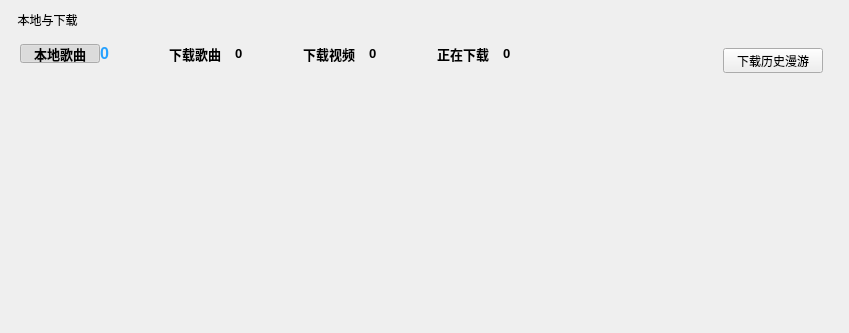
<?xml version="1.0" encoding="UTF-8"?>
<ui version="4.0">
 <class>LocalDownload</class>
 <widget class="QWidget" name="LocalDownload">
  <property name="geometry">
   <rect>
    <x>0</x>
    <y>0</y>
    <width>849</width>
    <height>333</height>
   </rect>
  </property>
  <property name="windowTitle">
   <string>LocalDownload</string>
  </property>
  <layout class="QVBoxLayout" name="verticalLayout">
   <item>
    <widget class="QLabel" name="local_download_label">
     <property name="font">
      <font>
       <bold>false</bold>
      </font>
     </property>
     <property name="text">
      <string>  本地与下载</string>
     </property>
    </widget>
   </item>
   <item>
    <widget class="QWidget" name="guide_widget" native="true">
     <layout class="QHBoxLayout" name="horizontalLayout_12">
      <property name="rightMargin">
       <number>15</number>
      </property>
      <item>
       <layout class="QVBoxLayout" name="verticalLayout_11">
        <property name="spacing">
         <number>2</number>
        </property>
        <item>
         <layout class="QHBoxLayout" name="horizontalLayout_7">
          <property name="spacing">
           <number>0</number>
          </property>
          <item>
           <widget class="QPushButton" name="local_music_pushButton">
            <property name="sizePolicy">
             <sizepolicy hsizetype="Preferred" vsizetype="Fixed">
              <horstretch>0</horstretch>
              <verstretch>0</verstretch>
             </sizepolicy>
            </property>
            <property name="minimumSize">
             <size>
              <width>75</width>
              <height>18</height>
             </size>
            </property>
            <property name="font">
             <font>
              <family>Microsoft YaHei UI</family>
              <pointsize>10</pointsize>
              <bold>true</bold>
             </font>
            </property>
            <property name="cursor">
             <cursorShape>PointingHandCursor</cursorShape>
            </property>
            <property name="text">
             <string>本地歌曲</string>
            </property>
            <property name="checkable">
             <bool>true</bool>
            </property>
            <property name="checked">
             <bool>true</bool>
            </property>
            <property name="autoExclusive">
             <bool>true</bool>
            </property>
            <property name="flat">
             <bool>true</bool>
            </property>
           </widget>
          </item>
          <item>
           <widget class="QLabel" name="local_music_number_label">
            <property name="font">
             <font>
              <pointsize>-1</pointsize>
              <bold>true</bold>
             </font>
            </property>
            <property name="cursor">
             <cursorShape>PointingHandCursor</cursorShape>
            </property>
            <property name="styleSheet">
             <string notr="true">color:#26a1ff;font-size:16px;font-weight:bold;</string>
            </property>
            <property name="text">
             <string>0</string>
            </property>
           </widget>
          </item>
         </layout>
        </item>
        <item>
         <widget class="QLabel" name="idx1_lab">
          <property name="sizePolicy">
           <sizepolicy hsizetype="Preferred" vsizetype="Fixed">
            <horstretch>0</horstretch>
            <verstretch>0</verstretch>
           </sizepolicy>
          </property>
          <property name="minimumSize">
           <size>
            <width>25</width>
            <height>0</height>
           </size>
          </property>
          <property name="maximumSize">
           <size>
            <width>16777215</width>
            <height>12</height>
           </size>
          </property>
          <property name="styleSheet">
           <string notr="true">padding-top:0px;
margin-top:0px;</string>
          </property>
          <property name="text">
           <string/>
          </property>
          <property name="scaledContents">
           <bool>false</bool>
          </property>
          <property name="alignment">
           <set>Qt::AlignCenter</set>
          </property>
         </widget>
        </item>
       </layout>
      </item>
      <item>
       <spacer name="hs13">
        <property name="orientation">
         <enum>Qt::Horizontal</enum>
        </property>
        <property name="sizeType">
         <enum>QSizePolicy::Fixed</enum>
        </property>
        <property name="sizeHint" stdset="0">
         <size>
          <width>40</width>
          <height>20</height>
         </size>
        </property>
       </spacer>
      </item>
      <item>
       <layout class="QVBoxLayout" name="verticalLayout_12">
        <property name="spacing">
         <number>2</number>
        </property>
        <item>
         <layout class="QHBoxLayout" name="horizontalLayout_8">
          <property name="spacing">
           <number>0</number>
          </property>
          <item>
           <widget class="QPushButton" name="downloaded_music_pushButton">
            <property name="sizePolicy">
             <sizepolicy hsizetype="Preferred" vsizetype="Fixed">
              <horstretch>0</horstretch>
              <verstretch>0</verstretch>
             </sizepolicy>
            </property>
            <property name="minimumSize">
             <size>
              <width>75</width>
              <height>18</height>
             </size>
            </property>
            <property name="font">
             <font>
              <family>Microsoft YaHei UI</family>
              <pointsize>10</pointsize>
              <bold>true</bold>
             </font>
            </property>
            <property name="cursor">
             <cursorShape>PointingHandCursor</cursorShape>
            </property>
            <property name="text">
             <string>下载歌曲</string>
            </property>
            <property name="checkable">
             <bool>true</bool>
            </property>
            <property name="checked">
             <bool>false</bool>
            </property>
            <property name="autoExclusive">
             <bool>true</bool>
            </property>
            <property name="flat">
             <bool>true</bool>
            </property>
           </widget>
          </item>
          <item>
           <widget class="QLabel" name="downloaded_music_number_label">
            <property name="font">
             <font>
              <pointsize>10</pointsize>
              <bold>true</bold>
             </font>
            </property>
            <property name="cursor">
             <cursorShape>PointingHandCursor</cursorShape>
            </property>
            <property name="text">
             <string>0</string>
            </property>
           </widget>
          </item>
         </layout>
        </item>
        <item>
         <widget class="QLabel" name="idx2_lab">
          <property name="sizePolicy">
           <sizepolicy hsizetype="Preferred" vsizetype="Fixed">
            <horstretch>0</horstretch>
            <verstretch>0</verstretch>
           </sizepolicy>
          </property>
          <property name="maximumSize">
           <size>
            <width>16777215</width>
            <height>12</height>
           </size>
          </property>
          <property name="styleSheet">
           <string notr="true">padding-top:0px;
margin-top:0px;</string>
          </property>
          <property name="text">
           <string/>
          </property>
          <property name="scaledContents">
           <bool>false</bool>
          </property>
          <property name="alignment">
           <set>Qt::AlignCenter</set>
          </property>
         </widget>
        </item>
       </layout>
      </item>
      <item>
       <spacer name="hs14">
        <property name="orientation">
         <enum>Qt::Horizontal</enum>
        </property>
        <property name="sizeType">
         <enum>QSizePolicy::Fixed</enum>
        </property>
        <property name="sizeHint" stdset="0">
         <size>
          <width>40</width>
          <height>20</height>
         </size>
        </property>
       </spacer>
      </item>
      <item>
       <layout class="QVBoxLayout" name="verticalLayout_14">
        <property name="spacing">
         <number>2</number>
        </property>
        <item>
         <layout class="QHBoxLayout" name="horizontalLayout_10">
          <property name="spacing">
           <number>0</number>
          </property>
          <item>
           <widget class="QPushButton" name="downloaded_video_pushButton">
            <property name="sizePolicy">
             <sizepolicy hsizetype="Preferred" vsizetype="Fixed">
              <horstretch>0</horstretch>
              <verstretch>0</verstretch>
             </sizepolicy>
            </property>
            <property name="minimumSize">
             <size>
              <width>75</width>
              <height>18</height>
             </size>
            </property>
            <property name="font">
             <font>
              <family>Microsoft YaHei UI</family>
              <pointsize>10</pointsize>
              <bold>true</bold>
             </font>
            </property>
            <property name="cursor">
             <cursorShape>PointingHandCursor</cursorShape>
            </property>
            <property name="text">
             <string>下载视频</string>
            </property>
            <property name="checkable">
             <bool>true</bool>
            </property>
            <property name="checked">
             <bool>false</bool>
            </property>
            <property name="autoExclusive">
             <bool>true</bool>
            </property>
            <property name="flat">
             <bool>true</bool>
            </property>
           </widget>
          </item>
          <item>
           <widget class="QLabel" name="downloaded_video_number_label">
            <property name="font">
             <font>
              <pointsize>10</pointsize>
              <bold>true</bold>
             </font>
            </property>
            <property name="cursor">
             <cursorShape>PointingHandCursor</cursorShape>
            </property>
            <property name="text">
             <string>0</string>
            </property>
           </widget>
          </item>
         </layout>
        </item>
        <item>
         <widget class="QLabel" name="idx3_lab">
          <property name="sizePolicy">
           <sizepolicy hsizetype="Preferred" vsizetype="Fixed">
            <horstretch>0</horstretch>
            <verstretch>0</verstretch>
           </sizepolicy>
          </property>
          <property name="maximumSize">
           <size>
            <width>16777215</width>
            <height>12</height>
           </size>
          </property>
          <property name="styleSheet">
           <string notr="true">padding-top:0px;
margin-top:0px;</string>
          </property>
          <property name="text">
           <string/>
          </property>
          <property name="scaledContents">
           <bool>false</bool>
          </property>
          <property name="alignment">
           <set>Qt::AlignCenter</set>
          </property>
         </widget>
        </item>
       </layout>
      </item>
      <item>
       <spacer name="hs15">
        <property name="orientation">
         <enum>Qt::Horizontal</enum>
        </property>
        <property name="sizeType">
         <enum>QSizePolicy::Fixed</enum>
        </property>
        <property name="sizeHint" stdset="0">
         <size>
          <width>40</width>
          <height>20</height>
         </size>
        </property>
       </spacer>
      </item>
      <item>
       <layout class="QVBoxLayout" name="verticalLayout_13">
        <property name="spacing">
         <number>2</number>
        </property>
        <item>
         <layout class="QHBoxLayout" name="horizontalLayout_11">
          <property name="spacing">
           <number>0</number>
          </property>
          <item>
           <widget class="QPushButton" name="downloading_pushButton">
            <property name="sizePolicy">
             <sizepolicy hsizetype="Preferred" vsizetype="Fixed">
              <horstretch>0</horstretch>
              <verstretch>0</verstretch>
             </sizepolicy>
            </property>
            <property name="minimumSize">
             <size>
              <width>75</width>
              <height>18</height>
             </size>
            </property>
            <property name="font">
             <font>
              <family>Microsoft YaHei UI</family>
              <pointsize>10</pointsize>
              <bold>true</bold>
             </font>
            </property>
            <property name="cursor">
             <cursorShape>PointingHandCursor</cursorShape>
            </property>
            <property name="text">
             <string>正在下载</string>
            </property>
            <property name="checkable">
             <bool>true</bool>
            </property>
            <property name="checked">
             <bool>false</bool>
            </property>
            <property name="autoExclusive">
             <bool>true</bool>
            </property>
            <property name="flat">
             <bool>true</bool>
            </property>
           </widget>
          </item>
          <item>
           <widget class="QLabel" name="downloading_number_label">
            <property name="font">
             <font>
              <pointsize>10</pointsize>
              <bold>true</bold>
             </font>
            </property>
            <property name="cursor">
             <cursorShape>PointingHandCursor</cursorShape>
            </property>
            <property name="text">
             <string>0</string>
            </property>
           </widget>
          </item>
         </layout>
        </item>
        <item>
         <widget class="QLabel" name="idx4_lab">
          <property name="sizePolicy">
           <sizepolicy hsizetype="Preferred" vsizetype="Fixed">
            <horstretch>0</horstretch>
            <verstretch>0</verstretch>
           </sizepolicy>
          </property>
          <property name="maximumSize">
           <size>
            <width>16777215</width>
            <height>12</height>
           </size>
          </property>
          <property name="styleSheet">
           <string notr="true">padding-top:0px;
margin-top:0px;</string>
          </property>
          <property name="text">
           <string/>
          </property>
          <property name="scaledContents">
           <bool>false</bool>
          </property>
          <property name="alignment">
           <set>Qt::AlignCenter</set>
          </property>
         </widget>
        </item>
       </layout>
      </item>
      <item>
       <spacer name="hs12">
        <property name="orientation">
         <enum>Qt::Horizontal</enum>
        </property>
        <property name="sizeHint" stdset="0">
         <size>
          <width>40</width>
          <height>20</height>
         </size>
        </property>
       </spacer>
      </item>
      <item>
       <widget class="QToolButton" name="download_history_toolButton">
        <property name="sizePolicy">
         <sizepolicy hsizetype="Fixed" vsizetype="Fixed">
          <horstretch>0</horstretch>
          <verstretch>0</verstretch>
         </sizepolicy>
        </property>
        <property name="minimumSize">
         <size>
          <width>100</width>
          <height>25</height>
         </size>
        </property>
        <property name="maximumSize">
         <size>
          <width>100</width>
          <height>25</height>
         </size>
        </property>
        <property name="cursor">
         <cursorShape>PointingHandCursor</cursorShape>
        </property>
        <property name="text">
         <string>下载历史漫游</string>
        </property>
        <property name="toolButtonStyle">
         <enum>Qt::ToolButtonTextOnly</enum>
        </property>
       </widget>
      </item>
     </layout>
    </widget>
   </item>
   <item>
    <widget class="QStackedWidget" name="stackedWidget"/>
   </item>
  </layout>
 </widget>
 <resources/>
 <connections/>
</ui>
